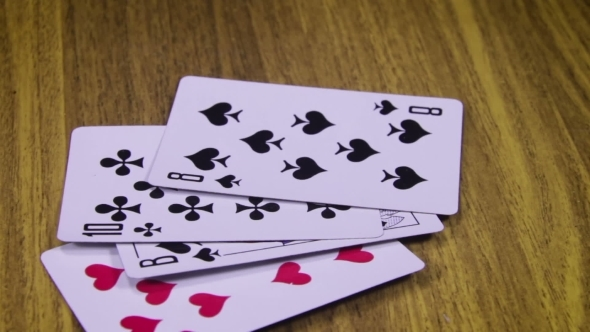
#> input picture Project/Resources/Photos/cards.jpg, 590 x 332 px
$ python 'Chapter5 - Warp Prespective.py'
#> lines starting #> are read from the running program, lines starting #| are printed output that depends on the picture
import numpy as np
import cv2 as cv

img = cv.imread("Resources/Photos/cards.jpg")
#> img is the input picture: shape (332, 590, 3); mean B, G, R 106.9, 121.1, 143
print(img.shape)
#| (332, 590, 3)
# img = cv.resize(img,(650,460))
cv.imshow("cards", img)
cv.waitKey(1000)

# Changing the perspective
# Get 4 corner points. One can do this by opening the image in paint and hovering the cursor

width, height = 250, 350  # defining the output image width and height
pts1 = np.float32([[149, 183], [182, 79], [452, 214], [460, 102]])  # This array stores the 4 corner points of the part we like to change perspective in the input image
pts2 = np.float32([[0, 0], [width, 0], [0, height],
                   [width, height]])  # This array stores the corresponding points in the output image
matrix = cv.getPerspectiveTransform(pts1, pts2)  # This transform matrix is created using above two point matrices
imgOutput = cv.warpPerspective(img, matrix, (width, height))
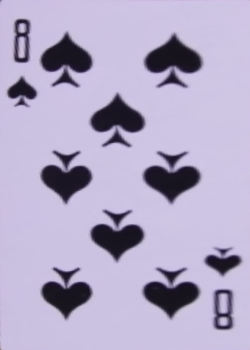
#> imgOutput: shape (350, 250, 3); mean B, G, R 198, 169, 177.7

cv.imshow("Output", imgOutput)
cv.waitKey(0)

$ run again, with Project/Resources/Photos/Green.jpeg copied over Project/Resources/Photos/cards.jpg
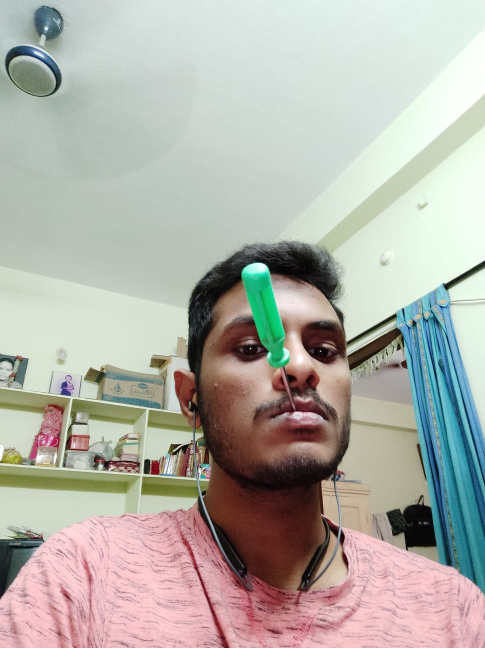
#> input picture Project/Resources/Photos/Green.jpeg, 970 x 1296 px (shown at 1/2 size)
#> img is the input picture: shape (1296, 970, 3); mean B, G, R 168.8, 176.4, 177.8
#| (1296, 970, 3)
#> `imgOutput = cv.warpPerspective(img, matrix, (width, height))`:
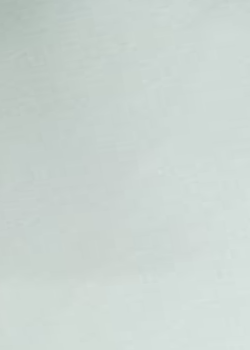
#> imgOutput: shape (350, 250, 3); mean B, G, R 209.2, 213.7, 203
